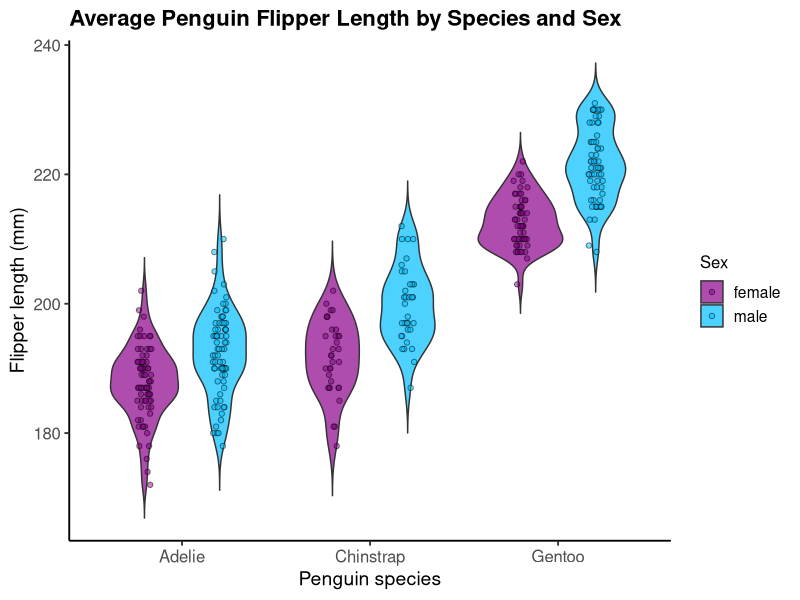
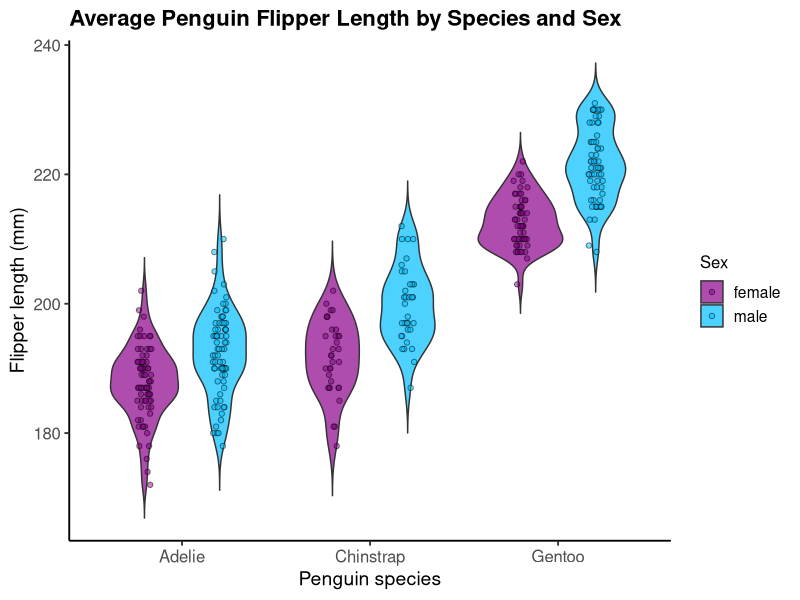

Write R code to recreate these figures, in order.
library(tidyverse)
library(palmerpenguins)

# Remove NA values
penguins_clean <- penguins %>%
  filter(!is.na(flipper_length_mm), !is.na(sex), !is.na(species))

# Violin + jitter plot
ggplot(penguins_clean, aes(x = species, y = flipper_length_mm, fill = sex)) +
  # violin plot
  geom_violin(position = position_dodge(width = 0.8), trim = FALSE, alpha = 0.7) +
  # jitter plot
  geom_jitter(
    position = position_jitterdodge(jitter.width = 0.15, dodge.width = 0.8),
    size = 1.5, alpha = 0.5, shape = 21
  ) +
  # labels (title, x, y, fill)
  labs(
    title = "Average Penguin Flipper Length by Species and Sex",
    x = "Penguin species",
    y = "Flipper length (mm)",
    fill = "Sex"
  ) +
  scale_fill_manual(values = c("female" = "darkmagenta", "male" = "deepskyblue")) +
  theme_classic(base_size = 14) +
  theme(
    plot.title = element_text(size = 16, face = "bold"),
    axis.title = element_text(size = 14),
    axis.text = element_text(size = 12),
    legend.title = element_text(size = 12)
  )

# Save as PNG
ggsave("penguin_violin_jitter.png", width = 8, height = 6, dpi = 300)
